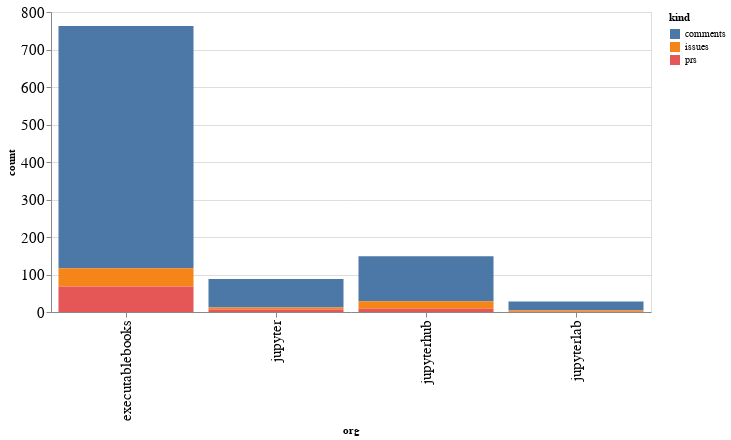

Notebook source saved alongside this figure:
### Code cell
alt.Chart(org_summaries, width=600).mark_bar().encode(
    x='org',
    y='count',
    color='kind',
    tooltip="org"
)

### Figure 1 — Vega-Lite specification as saved in the notebook (floating-point values rounded to 4 significant figures)
{"config": {"axisLeft": {"labelFontSize": 15}, "axisBottom": {"labelFontSize": 15}}, "data": {"name": "data-299415e6b1ec85410499f3b1c5cea4ab"}, "mark": "bar", "encoding": {"color": {"type": "nominal", "field": "kind"}, "tooltip": {"type": "nominal", "field": "org"}, "x": {"type": "nominal", "field": "org"}, "y": {"type": "quantitative", "field": "count"}}, "width": 600, "$schema": "https://vega.github.io/schema/vega-lite/v4.8.1.json", "datasets": {"data-299415e6b1ec85410499f3b1c5cea4ab": [{"org": "executablebooks", "kind": "comments", "count": 646}, {"org": "executablebooks", "kind": "issues", "count": 49}, {"org": "executablebooks", "kind": "prs", "count": 68}, {"org": "jupyter", "kind": "comments", "count": 76}, {"org": "jupyter", "kind": "issues", "count": 5}, {"org": "jupyter", "kind": "prs", "count": 7}, {"org": "jupyterhub", "kind": "comments", "count": 120}, {"org": "jupyterhub", "kind": "issues", "count": 20}, {"org": "jupyterhub", "kind": "prs", "count": 9}, {"org": "jupyterlab", "kind": "comments", "count": 23}, {"org": "jupyterlab", "kind": "issues", "count": 4}, {"org": "jupyterlab", "kind": "prs", "count": 1}]}}
